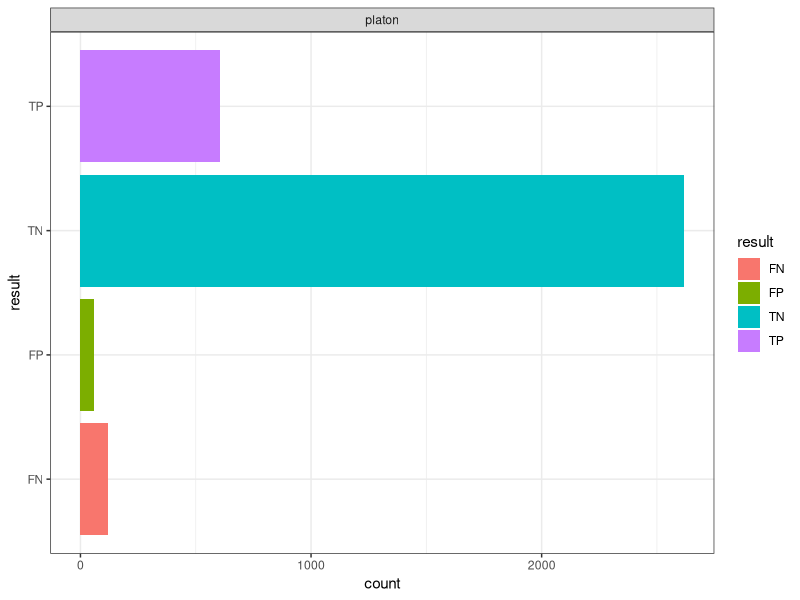

Recreate this plot in R.
## ---- chunk 1
knitr::opts_chunk$set(echo = TRUE)
## ---- chunk 2
require(readr)
require(magrittr)
require(dplyr)
require(ggplot2)
require(stringr)
## ---- chunk 3
replicon_data <- read.csv("../../../ST131_ncbi_download/results/replicon_data.csv", header = FALSE)
names(replicon_data)<-c('assembly_accession','reference_id','replicon_length','classification')
## ---- chunk 4
mapped_contigs <- read_tsv("../../../ST131_ncbi_download/results/bactofidia_contigs_mapped.tsv", col_names=c('reference_id','contig_name'))
full_contig_info <- full_join(mapped_contigs,replicon_data,by="reference_id")
#remove translocations (maybe do something else with them in the future?)
translocations <- mapped_contigs$contig_name[duplicated(mapped_contigs$contig_name)]
full_contig_info %<>% filter(!contig_name %in% translocations)
## ---- chunk 5
mlplasmids_out <- read_tsv("../../mlplasmids/results/mlplasmids_all_results.tsv")
names(mlplasmids_out)<-c('assembly_accession','sra_accession','prob_chromosome','prob_plasmid','prediction','contig_name','contig_length')
mlplasmids_out$prediction %<>% tolower()
mlplasmids_out %<>% mutate(software="mlplasmids")
## ---- chunk 6
platon_out <- read.csv("../../platon/results/platon_all_results.tsv", header = FALSE)
names(platon_out) <- c("contig_name","prediction")
platon_out %<>% mutate(contig_name=str_replace(contig_name,'>',''))
platon_out %<>% mutate(software="platon")
## ---- chunk 7
all_output <- rbind(select(mlplasmids_out,c(contig_name,prediction,software)),platon_out)
## ---- chunk 8
mlplasmids_analysis<- full_join(mlplasmids_out,select(full_contig_info, !assembly_accession),by="contig_name")
mlplasmids_analysis$reference_id[is.na(mlplasmids_analysis$reference_id)]<-"unaligned"
mlplasmids_analysis$replicon_length[is.na(mlplasmids_analysis$replicon_length)]<-"unaligned"
mlplasmids_analysis$classification[is.na(mlplasmids_analysis$classification)]<-"unknown"
mlplasmids_analysis$prediction[is.na(mlplasmids_analysis$prediction)]<-"no prediction"

true_positives <- mlplasmids_analysis %>% filter(prediction=="plasmid" & classification=="plasmid") %>% mutate(result="TP")
true_negatives <- mlplasmids_analysis %>% filter(prediction=="chromosome" & classification=="chromosome") %>% mutate(result="TN")
false_positives <- mlplasmids_analysis %>% filter(prediction=="plasmid" & classification=="chromosome") %>% mutate(result="FP")
false_negatives <- mlplasmids_analysis %>% filter(prediction=="chromosome" & classification=="plasmid") %>% mutate(result="FN")
final_result <- rbind(true_positives,true_negatives,false_positives,false_negatives)
## ---- chunk 9
all_analysis<- full_join(all_output,full_contig_info,by="contig_name")
true_positives <- all_analysis %>% filter(prediction=="plasmid" & classification=="plasmid") %>% mutate(result="TP")
true_negatives <- all_analysis %>% filter(prediction=="chromosome" & classification=="chromosome") %>% mutate(result="TN")
false_positives <- all_analysis %>% filter(prediction=="plasmid" & classification=="chromosome") %>% mutate(result="FP")
false_negatives <- all_analysis %>% filter(prediction=="chromosome" & classification=="plasmid") %>% mutate(result="FN")
final_result <- rbind(true_positives,true_negatives,false_positives,false_negatives)
## ---- chunk 10
theme_set(theme_bw())
ggplot(final_result,aes(y=result,fill=result))+
  geom_bar()+
  #labs(title = "Mlplasmids (threshold = 0.5)")+
  facet_wrap(~software)
